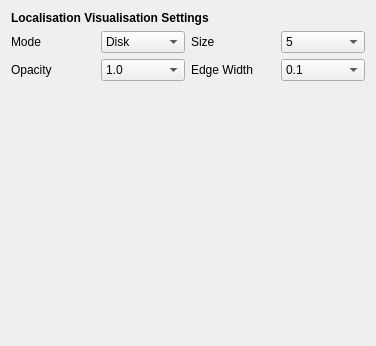
         <widget class="QWidget" name="tab_22">
          <attribute name="title">
           <string>Visualisation Settings</string>
          </attribute>
          <layout class="QVBoxLayout" name="verticalLayout_24">
           <item>
            <widget class="QLabel" name="label_27">
             <property name="font">
              <font>
               <weight>75</weight>
               <bold>true</bold>
              </font>
             </property>
             <property name="text">
              <string>Localisation Visualisation Settings</string>
             </property>
            </widget>
           </item>
           <item>
            <layout class="QGridLayout" name="gridLayout_14">
             <item row="0" column="3">
              <widget class="QComboBox" name="picasso_vis_size">
               <property name="currentIndex">
                <number>4</number>
               </property>
               <item>
                <property name="text">
                 <string>1</string>
                </property>
               </item>
               <item>
                <property name="text">
                 <string>2</string>
                </property>
               </item>
               <item>
                <property name="text">
                 <string>3</string>
                </property>
               </item>
               <item>
                <property name="text">
                 <string>4</string>
                </property>
               </item>
               <item>
                <property name="text">
                 <string>5</string>
                </property>
               </item>
               <item>
                <property name="text">
                 <string>6</string>
                </property>
               </item>
               <item>
                <property name="text">
                 <string>7</string>
                </property>
               </item>
               <item>
                <property name="text">
                 <string>8</string>
                </property>
               </item>
               <item>
                <property name="text">
                 <string>9</string>
                </property>
               </item>
               <item>
                <property name="text">
                 <string>10</string>
                </property>
               </item>
              </widget>
             </item>
             <item row="0" column="0">
              <widget class="QLabel" name="label_114">
               <property name="text">
                <string>Mode</string>
               </property>
              </widget>
             </item>
             <item row="0" column="1">
              <widget class="QComboBox" name="picasso_vis_mode">
               <item>
                <property name="text">
                 <string>Disk</string>
                </property>
               </item>
               <item>
                <property name="text">
                 <string>Square</string>
                </property>
               </item>
              </widget>
             </item>
             <item row="0" column="2">
              <widget class="QLabel" name="label_115">
               <property name="text">
                <string>Size</string>
               </property>
              </widget>
             </item>
             <item row="1" column="0">
              <widget class="QLabel" name="label_120">
               <property name="text">
                <string>Opacity</string>
               </property>
              </widget>
             </item>
             <item row="1" column="1">
              <widget class="QComboBox" name="picasso_vis_opacity">
               <property name="currentIndex">
                <number>9</number>
               </property>
               <item>
                <property name="text">
                 <string>0.1</string>
                </property>
               </item>
               <item>
                <property name="text">
                 <string>0.2</string>
                </property>
               </item>
               <item>
                <property name="text">
                 <string>0.3</string>
                </property>
               </item>
               <item>
                <property name="text">
                 <string>0.4</string>
                </property>
               </item>
               <item>
                <property name="text">
                 <string>0.5</string>
                </property>
               </item>
               <item>
                <property name="text">
                 <string>0.6</string>
                </property>
               </item>
               <item>
                <property name="text">
                 <string>0.7</string>
                </property>
               </item>
               <item>
                <property name="text">
                 <string>0.8</string>
                </property>
               </item>
               <item>
                <property name="text">
                 <string>0.9</string>
                </property>
               </item>
               <item>
                <property name="text">
                 <string>1.0</string>
                </property>
               </item>
              </widget>
             </item>
             <item row="1" column="2">
              <widget class="QLabel" name="label_121">
               <property name="text">
                <string>Edge Width</string>
               </property>
              </widget>
             </item>
             <item row="1" column="3">
              <widget class="QComboBox" name="picasso_vis_edge_width">
               <property name="currentText">
                <string>0.1</string>
               </property>
               <property name="currentIndex">
                <number>0</number>
               </property>
               <item>
                <property name="text">
                 <string>0.1</string>
                </property>
               </item>
               <item>
                <property name="text">
                 <string>0.2</string>
                </property>
               </item>
               <item>
                <property name="text">
                 <string>0.3</string>
                </property>
               </item>
               <item>
                <property name="text">
                 <string>0.4</string>
                </property>
               </item>
               <item>
                <property name="text">
                 <string>0.5</string>
                </property>
               </item>
               <item>
                <property name="text">
                 <string>0.6</string>
                </property>
               </item>
               <item>
                <property name="text">
                 <string>0.7</string>
                </property>
               </item>
               <item>
                <property name="text">
                 <string>0.8</string>
                </property>
               </item>
               <item>
                <property name="text">
                 <string>0.9</string>
                </property>
               </item>
               <item>
                <property name="text">
                 <string>1.0</string>
                </property>
               </item>
              </widget>
             </item>
            </layout>
           </item>
           <item>
            <spacer name="verticalSpacer_10">
             <property name="orientation">
              <enum>Qt::Vertical</enum>
             </property>
             <property name="sizeHint" stdset="0">
              <size>
               <width>354</width>
               <height>254</height>
              </size>
             </property>
            </spacer>
           </item>
          </layout>
         </widget>
